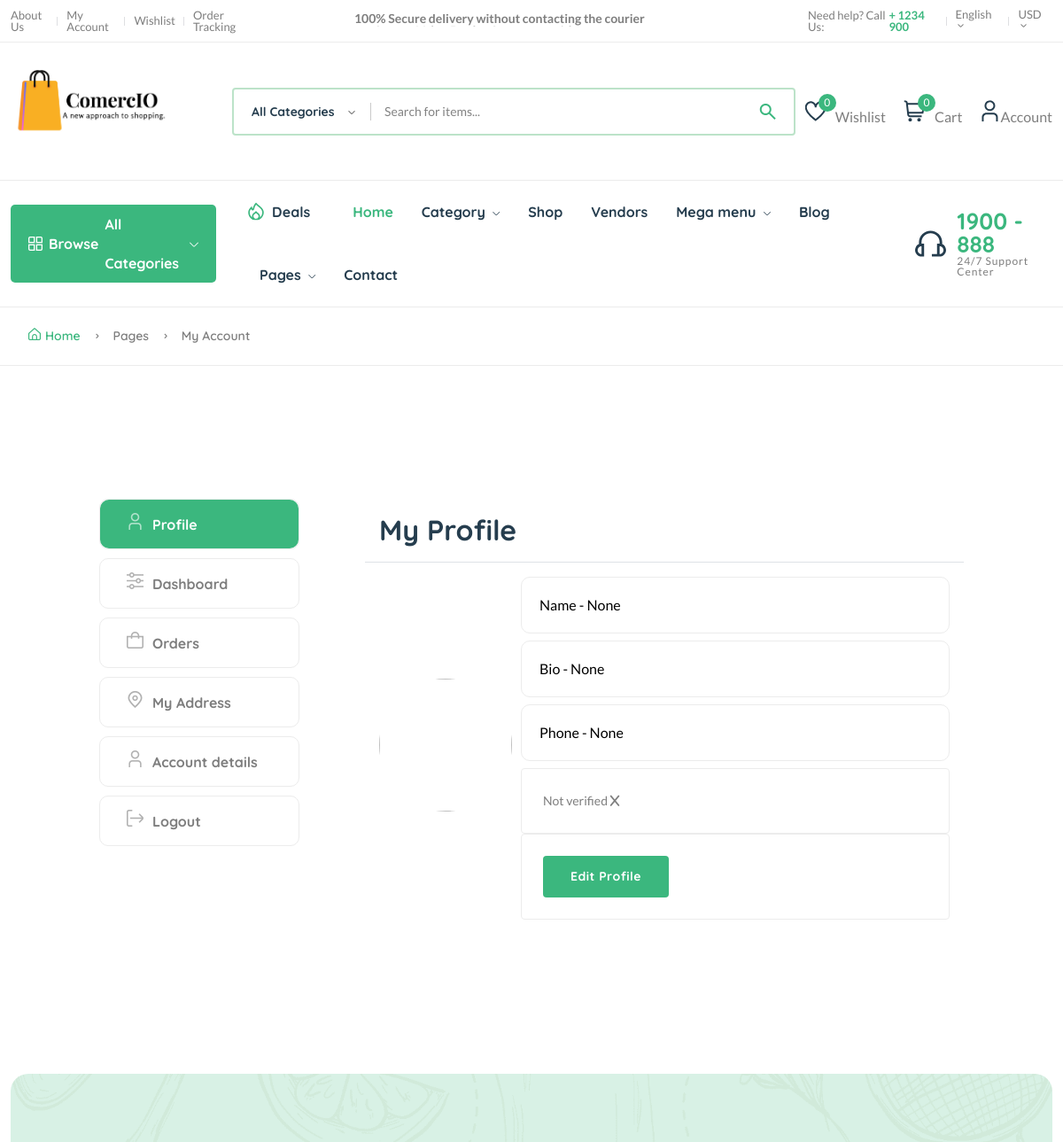
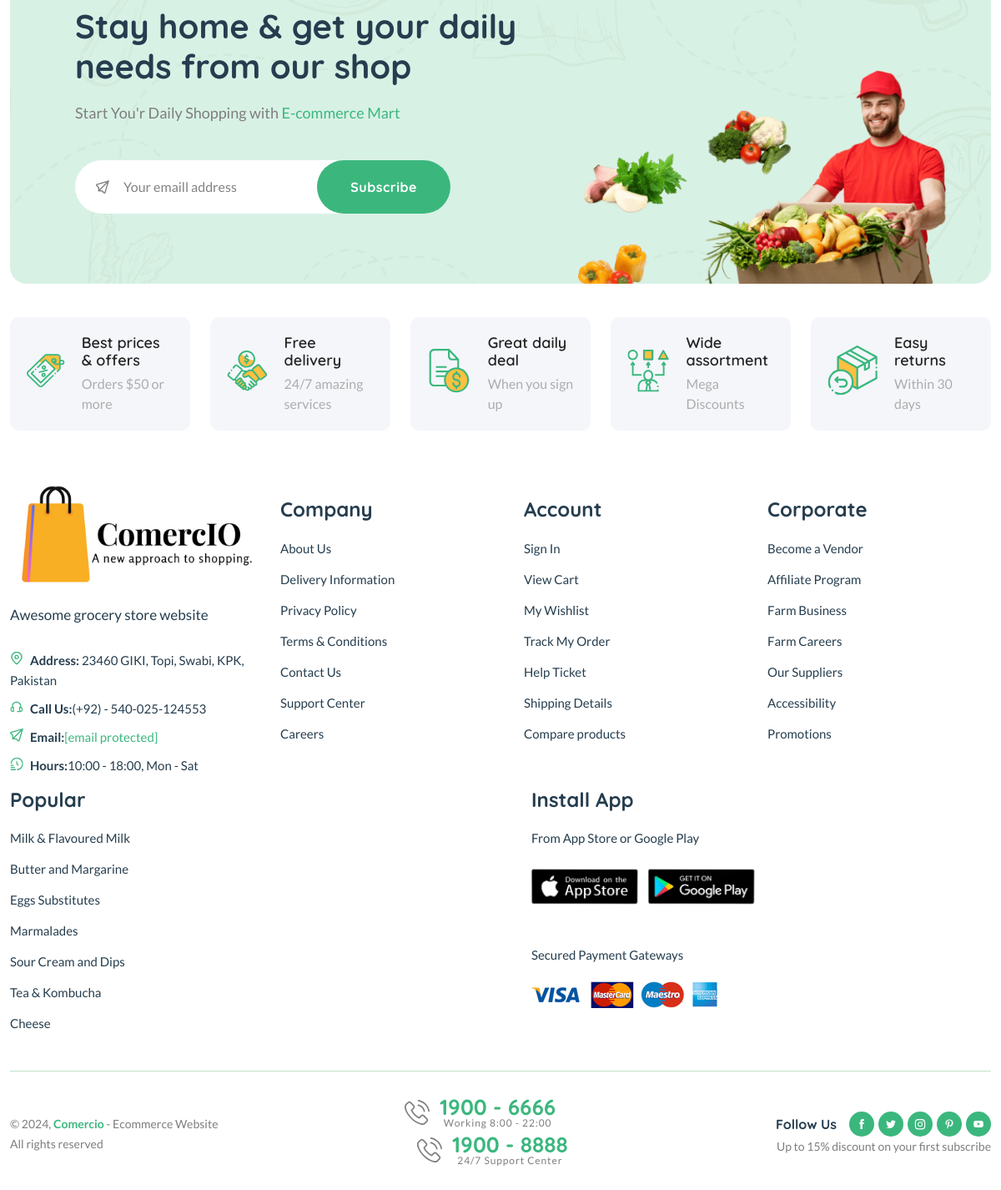
The app's page /dashboard/ (signed in) with its own data (2 pictures, top to bottom).
### userauths/models.py (models this page shows)
class Profile(models.Model):
    user = models.OneToOneField(User, on_delete=models.CASCADE)
    image = models.ImageField(upload_to="image", null=True, blank=True)
    full_name = models.CharField(max_length=200, null=True, blank=True)
    bio = models.CharField(max_length=200, null=True, blank=True)
    phone = models.CharField(max_length=200, null=True, blank=True)
    address = models.CharField(max_length=200, null=True, blank=True)
    country = models.CharField(max_length=200, null=True, blank=True)
    verified = models.BooleanField(default=False, null=True, blank=True)
    def __str__(self):
        return f"{self.user.username} - {self.full_name} - {self.bio}"

### core/views.py (the view)
# urls.py: path("dashboard/", customer_dashboard, name="dashboard"),
@login_required
def customer_dashboard(request):
    orders_list = CartOrder.objects.filter(user=request.user).order_by("-id")
    address = Address.objects.filter(user=request.user)
    orders = CartOrder.objects.annotate(month=ExtractMonth("order_date")).values("month").annotate(count=Count("id")).values("month", "count")
    month = []
    total_orders = []
    for i in orders:
        month.append(calendar.month_name[i["month"]])
        total_orders.append(i["count"])
    if request.method == "POST":
        address = request.POST.get("address")
        mobile = request.POST.get("mobile")
        new_address = Address.objects.create(
            user=request.user,
            address=address,
            mobile=mobile,
        )
        messages.success(request, "Address Added Successfully.")
        return redirect("core:dashboard")
    else:
        print("Error")
    user_profile = Profile.objects.get(user=request.user)
    print("user profile is: #########################",  user_profile)
    context = {
        "user_profile": user_profile,
        "orders": orders,
        "orders_list": orders_list,
        "address": address,
        "month": month,
        "total_orders": total_orders,
    }
    return render(request, 'core/dashboard.html', context)

### core/context_processor.py (called while the page is built)
def default(request):
    categories = Category.objects.all()
    vendors = Vendor.objects.all()
    min_max_price = Product.objects.aggregate(Min("price"), Max("price"))
    if request.user.is_authenticated:
        try:
            wishlist = wishlist_model.objects.filter(user=request.user)
        except:
            messages.warning(request, "You need to login before accessing your wishlist.")
            wishlist = 0
    else:
        wishlist = 0
    try:
        address = Address.objects.get(user=request.user)
    except:
        address = None
    return {
        'categories':categories,
        'wishlist':wishlist,
        'address':address,
        'vendors':vendors,
        'min_max_price':min_max_price,
    }

### userauths/models.py (called while the page is built)
    def __str__(self):
        return self.username

### templates/core/dashboard.html (shortened to what this page needs)
{% extends 'partials/base.html' %}
{% load static %}
{% block content %}
    <main class="main pages">
        <div class="page-header breadcrumb-wrap">
            <div class="container">
                <div class="breadcrumb">
                    <a href="index.html" rel="nofollow"><i class="fi-rs-home mr-5"></i>Home</a>
                    <span></span> Pages <span></span> My Account
                </div>
            </div>
        </div>
        <div class="page-content pt-150 pb-150">
            <div class="container">
                <div class="row">
                    <div class="col-lg-10 m-auto">
                        <div class="row">
                            <div class="col-md-3">
                                <div class="dashboard-menu">
                                    <ul class="nav flex-column" role="tablist">
                                        <li class="nav-item">
                                            <a class="nav-link active" id="profile-tab" data-bs-toggle="tab" href="#profile" role="tab" aria-controls="profile" aria-selected="false"><i class="fi-rs-user mr-10"></i>Profile</a>
                                        </li>
                                        <li class="nav-item">
                                            <a class="nav-link" id="dashboard-tab" data-bs-toggle="tab" href="#dashboard" role="tab" aria-controls="dashboard" aria-selected="false"><i class="fi-rs-settings-sliders mr-10"></i>Dashboard</a>
                                        </li>
                                        <li class="nav-item">
                                            <a class="nav-link" id="orders-tab" data-bs-toggle="tab" href="#orders" role="tab" aria-controls="orders" aria-selected="false"><i class="fi-rs-shopping-bag mr-10"></i>Orders</a>
                                        </li>
                                        <li class="nav-item">
                                            <a class="nav-link" id="address-tab" data-bs-toggle="tab" href="#address" role="tab" aria-controls="address" aria-selected="true"><i class="fi-rs-marker mr-10"></i>My Address</a>
                                        </li>
                                        <li class="nav-item">
                                            <a class="nav-link" id="account-detail-tab" data-bs-toggle="tab" href="#account-detail" role="tab" aria-controls="account-detail" aria-selected="true"><i class="fi-rs-user mr-10"></i>Account details</a>
                                        </li>
                                        <li class="nav-item">
                                            <a class="nav-link" href="page-login.html"><i class="fi-rs-sign-out mr-10"></i>Logout</a>
                                        </li>
                                    </ul>
                                </div>
                            </div>
                            <div class="col-md-9">
                                <div class="tab-content account dashboard-content pl-50">
                                    <div class="tab-pane fade active show" id="profile" role="tabpanel" aria-labelledby="profile-tab">
                                        <div class="card">
                                            <div class="card-header border-bottom">
                                                <h3 class="mb-0">My Profile</h3>
                                            </div>
                                            <div class="card-body mb-2" style="display: flex; align-items: center; gap: 10px;">
                                                <div>
                                                    {% if user_profile.image %}
                                                    <span><img src="{{ user_profile.image.url }}" style="width: 150px; object-fit: cover; border-radius:50%; height:150px;" alt=""></span>
                                                    {% else %}
                                                    <span><img src="https://t4.ftcdn.net/jpg/00/64/67/63/360_F_64676383_LdbmhiNM6Ypzb3FM4PPuFP9rHe7ri8Ju.jpg" style="width: 150px; object-fit: cover; border-radius:50%; height:150px;" alt=""></span>
                                                    {% endif %}
                                                </div>
                                                <div>
                                                    <span><input class="mb-2" type="text" value="Name - {{ user_profile.full_name }}"></span>
                                                    <span><input class="mb-2" type="text" value="Bio - {{ user_profile.bio }}"></span>
                                                    <span><input class="mb-2" type="text" value="Phone - {{ user_profile.phone }}"></span>
                                                    {% if user_profile.verified == True %}
                                                    <div class="p-4 border rounded">
                                                        <span>Verified</span> <span> <i class="fas fa-check-circle"></i> </span>
                                                    </div>
                                                    {% else %}
                                                    <div class="p-4 border rounded">
                                                        <span>Not verified </span> <span> <i class="fas fa-x"></i> </span>
                                                    </div>
                                                    {% endif %}
                                                    <div class="p-4 border rounded">
                                                       <a href="{% url 'userauths:profile-update' %}" class="btn btn-succees">Edit Profile</a>
                                                    </div>
                                                </div>
                                            </div>
                                        </div>
                                    </div>
                                </div>
                            </div>
                        </div>
                    </div>
                </div>
            </div>
        </div>
    </main>
{% endblock content %}

### records on screen
Profile: full_name "Name - None", bio "Bio - None", phone "Phone - None"

### other values on screen
{{ wishlist.count }} "0"
{{ request.session.cart_data_obj|length }} "0"
